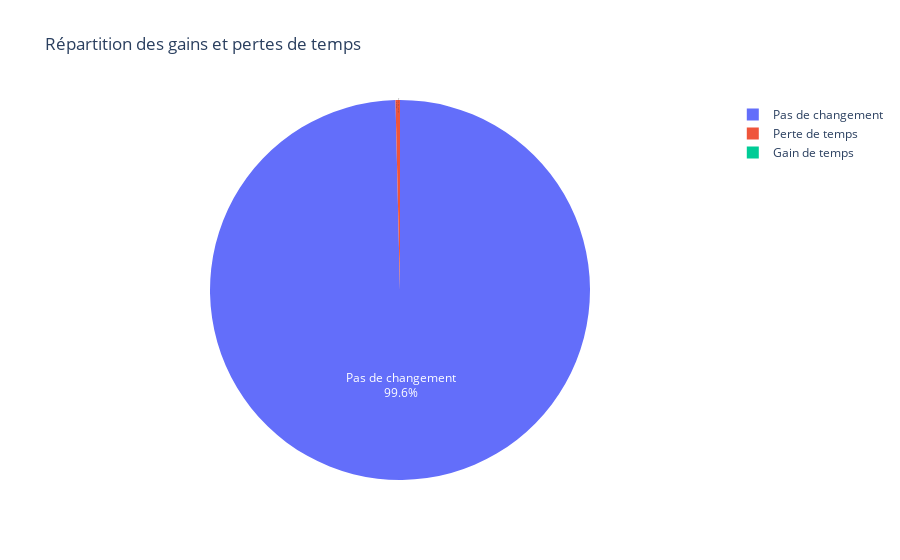

Source (notebook cell):
### Code cell
merged_data = merged_data.loc[merged_data[[c for c in merged_data.columns if c.endswith("_match")]].all(axis=1)]
merged_data["travel_time_diff"] = merged_data["travel_time_baseline"] - merged_data["travel_time_gpe"]
merged_data.loc[:,'travel_time_diff_percent'] = ((merged_data['travel_time_diff']) / merged_data['travel_time_baseline']) * 100

labels = ['Pas de changement', 'Gain de temps', 'Perte de temps']
counts = [
    len(merged_data[merged_data.travel_time_diff == 0]),
    len(merged_data[merged_data.travel_time_diff > 0]),
    len(merged_data[merged_data.travel_time_diff < 0])
]

df_pie = pd.DataFrame({
    "Type de changement": labels,
    "Nombre de trajets": counts
})

fig = px.pie(
    df_pie,
    names="Type de changement",
    values="Nombre de trajets",
    title="Répartition des gains et pertes de temps",
    color="Type de changement",
    color_discrete_map={
        "Pas de changement": "#636EFA",
        "Gain de temps": "#00CC96",
        "Perte de temps": "#EF553B"
    },
)

fig.update_traces(textposition='inside', textinfo='percent+label')
fig.show()

### Figure 1 — Plotly figure (JSON) as saved in the notebook; plotly's stock layout.template omitted (floating-point values rounded to 4 significant figures)
{"data": [{"customdata": [["Pas de changement"], ["Gain de temps"], ["Perte de temps"]], "domain": {"x": [0, 1], "y": [0, 1]}, "hovertemplate": "Type de changement=%{customdata[0]}<br>Nombre de trajets=%{value}<extra></extra>", "labels": ["Pas de changement", "Gain de temps", "Perte de temps"], "legendgroup": "", "marker": {"colors": ["#636EFA", "#00CC96", "#EF553B"]}, "name": "", "showlegend": true, "textinfo": "percent+label", "textposition": "inside", "type": "pie", "values": [237854, 0, 905]}], "layout": {"legend": {"tracegroupgap": 0}, "title": {"text": "Répartition des gains et pertes de temps"}}}
